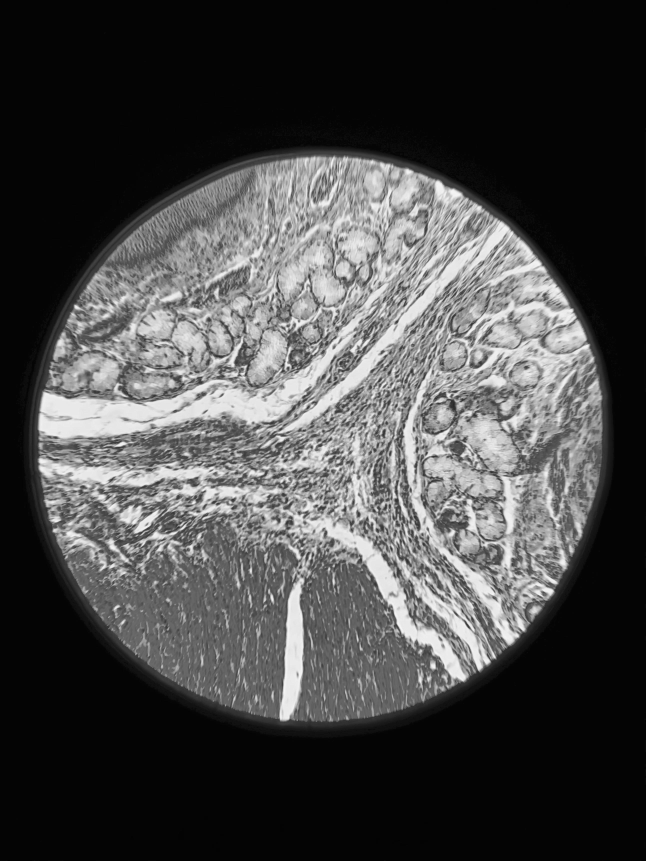
#> input picture cv2/data/microscope_g.jpg, 2581 x 3441 px (shown at 1/4 size)
$ jupyter execute CV2_2_Ulohy.ipynb
#> lines starting #> are read from the running program, lines starting #| are printed output that depends on the picture
## Doplnkové Úlohy

---
#### Úloha 1: Klasifikácia veku pacienta

Vytvorte funkciu, ktorá každého pacienta zaradí do kategórie `minor` (<18 rokov), `adult` (18-65 rokov) alebo `senior` (>65 rokov).
- Vstupom do funkcie je parameter `ages`, čo je štruktúra `list` obsahujúca vek niekoľkých pacientov.
- Funkcia vracia štruktúru `dictionary`, ktorá pre každú kategóriu obsahuje počet pacientov v nej.
- Vytvorte list `ages`, ktorý bude obsahovať aspoň 5 pacientov a vypíšte, počet pacientov podľa veku v jednotlivých kategóriách.

[cell 1]
def classify_ages(ages):
    counts = {"minor": 0, "adult": 0, "senior": 0}

    for age in ages:
        if age < 18:
            counts["minor"] += 1
        elif age <= 65:
            counts["adult"] += 1
        else:
            counts["senior"] += 1

    return counts


ages = [13, 15, 17, 18, 25, 66, 70, 35]

result = classify_ages(ages)
print(result)

#### Úloha 2: Spracovanie súborov s údajmi o pacientoch

Zapište údaje o pacientoch (meno, diagnóza) do súboru s názvom `data/patients.csv`.

[cell 2]
import csv

data = [
    ["Terri Mcmillan", "Hypertension"],
    ["David Thomas", "Diabetes"],
    ["Joshua Stewart", "Diabetes"],
    ["Jeffrey Martinez", "Depression"],
    ["Victor Roth", "Chronic Pain"],
    ["Timothy Schwartz", "Chronic Pain"],
    ["Desiree Palmer", "Hypertension"],
    ["Nathan Leonard", "Asthma"],
    ["Sara Lane", "Chronic Pain"],
    ["Ronald Riley", "Asthma"],
    ["Brian Roberts", "Depression"],
    ["Angel Harrington", "Hypertension"],
    ["Christina Hernandez", "Hypertension"],
    ["Christina Garza", "Asthma"],
    ["Joshua Armstrong", "Diabetes"],
    ["Lisa King", "Depression"],
    ["Erica Ferguson", "Diabetes"],
    ["Jesus Hansen", "Asthma"],
    ["Michael Thompson", "Chronic Pain"],
    ["Alexander Barajas", "Asthma"]
]

with open("data/patients.csv", "w", newline="", encoding="utf-8") as f:
    writer = csv.writer(f)
    writer.writerow(["name", "diagnosis"])
    writer.writerows(data)

#### Úloha 3: Načítanie údajov do štruktúry DataFrame a ich vizualizácia

Načítajte údaje zo súboru `data/patients.csv` do štruktúry DataFrame (knižnica Pandas).
- Vytvorte hlavičku pre tento DataFrame (pridajte názvy stĺpcov - `name` a `diagnosis`)
- Pridajte do štruktúry DataFrame nový stĺpec s názvom "ID". hodnoty tohto stĺpca tvorí sekvencia čísel od 0 do 19.
- Vypíšte hodnoty v stĺpci `diagnosis` a počet hodnôt pre jednotlivé diagnózy.

[cell 3]
import pandas as pd

df = pd.read_csv("data/patients.csv")
df["ID"] = range(20)

print(df["diagnosis"])
print(df["diagnosis"].value_counts())

#### Úloha 4: Práca s obrazom
Načítajte obrázok data/microscope_g.jpg a vykonajte na ňom operáciu priblíženia a orezania, tak aby na obrázku boli viditeľné iba bunky, nie okulár mikroskopu. (Použite súradnice (300, 550, 1000, 1250) - (left, top, right, bottom)) Nakoniec obrázok zobrazte.

Použite funkcie knižnice PIL:
   - `Image.open()` - [Dokumentácia open](https://pillow.readthedocs.io/en/stable/reference/Image.html#PIL.Image.open)
   - `Image.resize()` - [Dokumentácia resize](https://pillow.readthedocs.io/en/stable/reference/Image.html#PIL.Image.Image.resize)
   - `Image.crop()` - [Dokumentácia crop](https://pillow.readthedocs.io/en/stable/reference/Image.html#PIL.Image.Image.crop)
   - `Image.show()` - [Dokumentácia show](https://pillow.readthedocs.io/en/stable/reference/Image.html#PIL.Image.Image.show)

[cell 4]
from PIL import Image

img = Image.open("data/microscope_g.jpg")
#> img is the input picture: PIL image 2581x3441 L; min 0, max 253, mean 71.4
zoomed = img.resize((img.width // 2, img.height // 2))
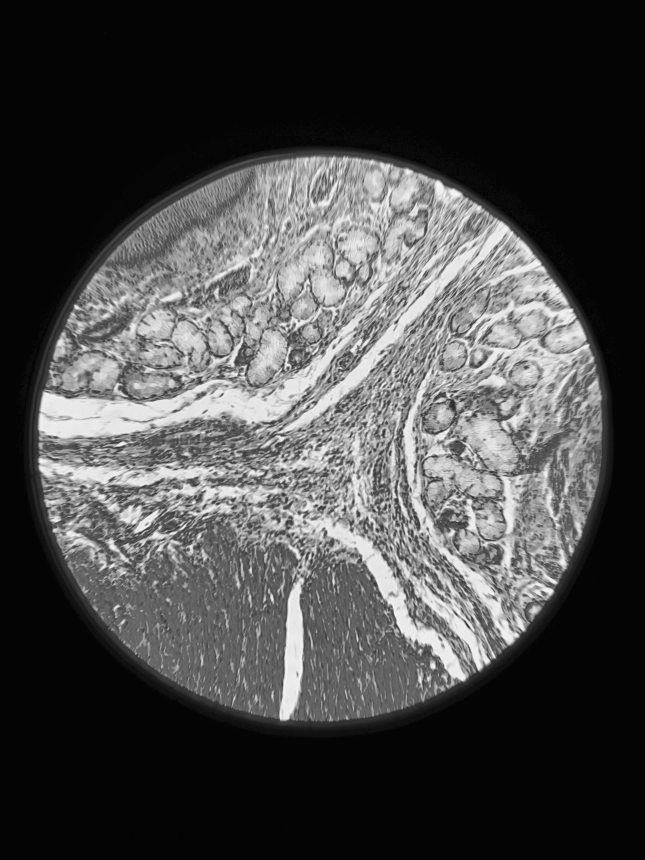
#> zoomed: PIL image 1290x1720 L (shown at 1/2 size); min 1, max 249, mean 71.4
cropped = zoomed.crop((300, 550, 1000, 1250))
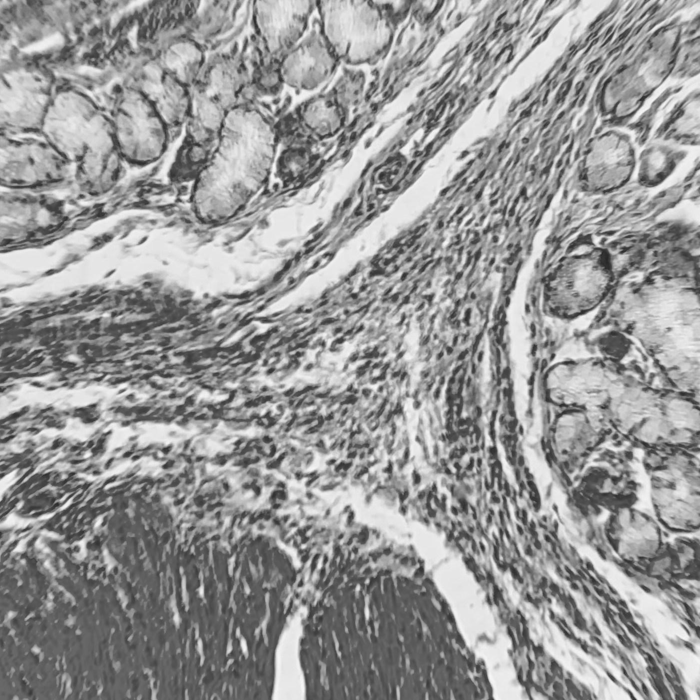
#> cropped: PIL image 700x700 L; min 39, max 248, mean 151.8

cropped.show()
